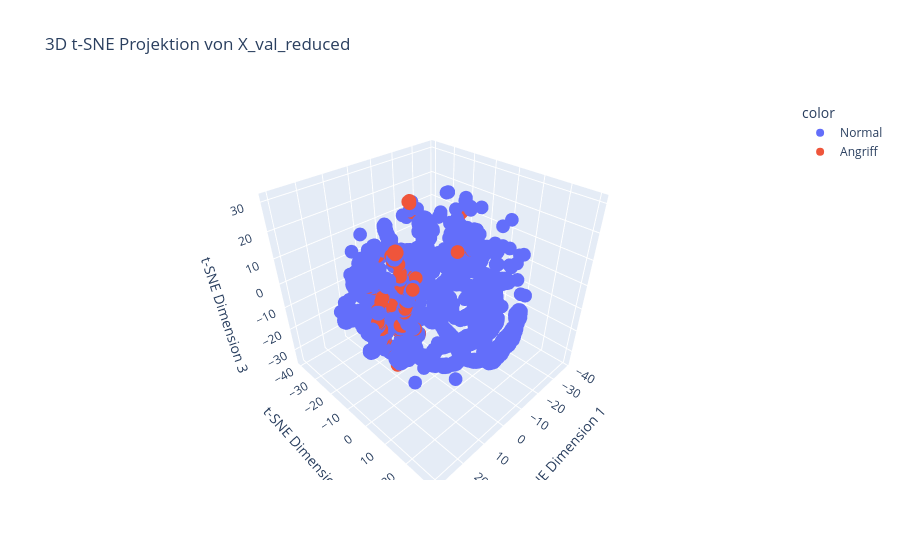

The code cell stored with this chart in its notebook:
### Code cell
# 3 dimensional t-SNE plot (using plotly for interactivity)
import plotly.express as px
tsne_3d = TSNE(n_components=3, random_state=42)
X_val_3d = tsne_3d.fit_transform(X_val_numeric)
fig = px.scatter_3d(
    x=X_val_3d[:, 0],
    y=X_val_3d[:, 1],
    z=X_val_3d[:, 2],
    color=y_val_reduced.map({0: 'Normal', 1: 'Angriff'}),
    title='3D t-SNE Projektion von X_val_reduced',
    labels={'x': 't-SNE Dimension 1', 'y': 't-SNE Dimension 2', 'z': 't-SNE Dimension 3'}
)
fig.show()

### Figure 1 — Plotly figure (JSON) as saved in the notebook; plotly's stock layout.template omitted (floating-point values rounded to 4 significant figures; data arrays with more than 128 entries replaced by an {"elided": "..."} marker saying what was removed)
{"data": [{"hovertemplate": "color=Normal<br>t-SNE Dimension 1=%{x}<br>t-SNE Dimension 2=%{y}<br>t-SNE Dimension 3=%{z}<extra></extra>", "legendgroup": "Normal", "marker": {"color": "#636efa", "symbol": "circle"}, "mode": "markers", "name": "Normal", "scene": "scene", "showlegend": true, "type": "scatter3d", "x": {"elided": "7500 float values"}, "y": {"elided": "7500 float values"}, "z": {"elided": "7500 float values"}}, {"hovertemplate": "color=Angriff<br>t-SNE Dimension 1=%{x}<br>t-SNE Dimension 2=%{y}<br>t-SNE Dimension 3=%{z}<extra></extra>", "legendgroup": "Angriff", "marker": {"color": "#EF553B", "symbol": "circle"}, "mode": "markers", "name": "Angriff", "scene": "scene", "showlegend": true, "type": "scatter3d", "x": {"elided": "242 float values"}, "y": {"elided": "242 float values"}, "z": {"elided": "242 float values"}}], "layout": {"legend": {"title": {"text": "color"}, "tracegroupgap": 0}, "scene": {"domain": {"x": [0, 1], "y": [0, 1]}, "xaxis": {"title": {"text": "t-SNE Dimension 1"}}, "yaxis": {"title": {"text": "t-SNE Dimension 2"}}, "zaxis": {"title": {"text": "t-SNE Dimension 3"}}}, "title": {"text": "3D t-SNE Projektion von X_val_reduced"}}}
